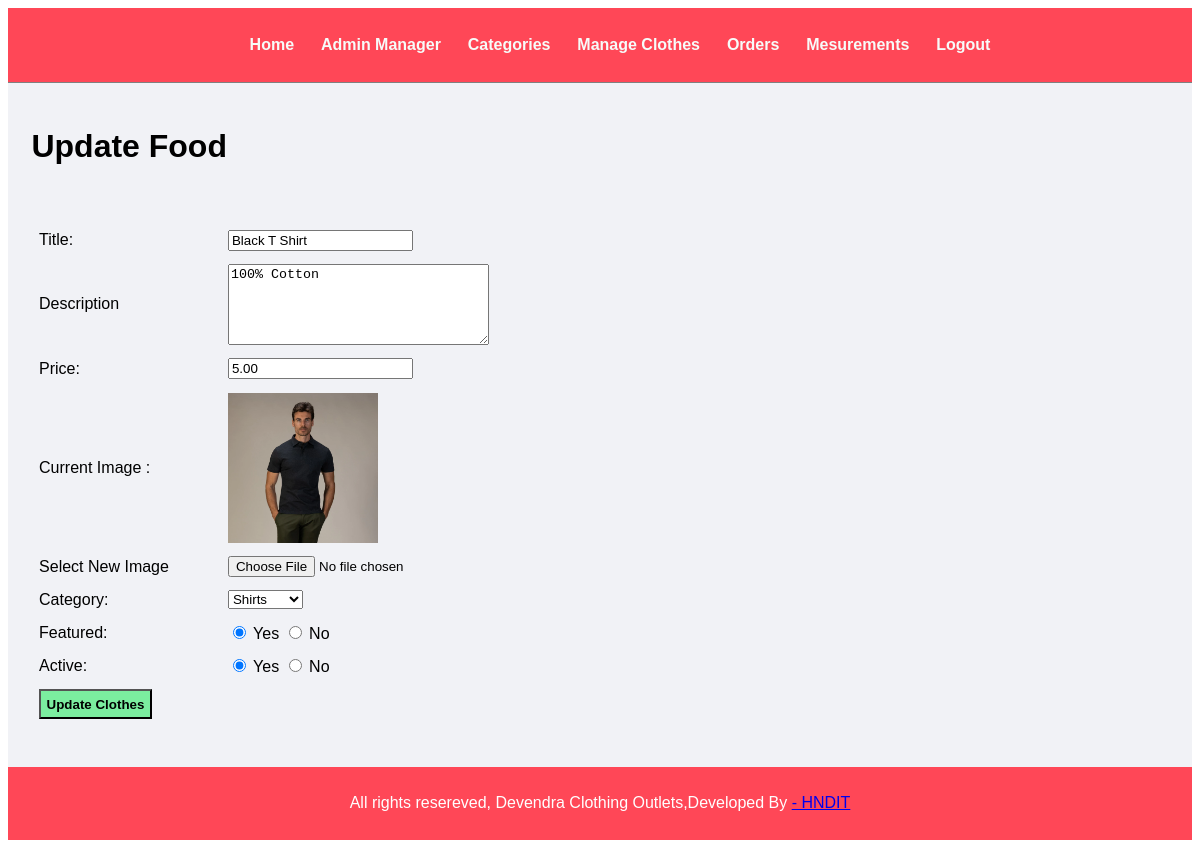
Page /Admin/update_clothes.php?id=25&image_name=Clothes-name-9062.jpg (signed in) on the committed database.
### tables this page shows
CREATE TABLE `tbl_clothes` (
  `id` int(10) UNSIGNED NOT NULL,
  `title` varchar(100) NOT NULL,
  `description` text NOT NULL,
  `price` decimal(10,2) NOT NULL,
  `image_name` varchar(255) NOT NULL,
  `category_id` int(10) UNSIGNED NOT NULL,
  `featured` varchar(10) NOT NULL,
  `active` varchar(10) NOT NULL
);

### Admin/update_clothes.php (the view, shortened to what this page needs)
<?php include('partials/menu.php');?>
<?php
if(isset($_GET['id']))
{
    $id = $_GET['id'];
    $sql2="SELECT * FROM tbl_clothes WHERE id=$id";
    $res2 = mysqli_query($conn, $sql2);
    $row2 = mysqli_fetch_assoc($res2);
    $title = $row2['title'];
    $description =$row2['description'];
    $price=$row2['price'];
    $current_image = $row2['image_name'];
    $current_category = $row2['category_id'];
    $featured = $row2['featured'];
    $active =$row2['active'];
}
else
{
    header('location:'.SITEURL.'Admin/manage_clothes.php');
}
?>
<div class="main-Content">
<div class="wrapper">
<h1>Update Food</h1>
<br/><br>
<form action="" method="POST" enctype="multipart/form-data">
        <table class="tbl-30">
            <tr>
                <td>Title:</td>
                <td>
                    <input type="text" name="title" value="<?php echo $title; ?>" >
                </td>
            </tr>
            <tr>
                <td>Description</td>
                <td>
                    <textarea name="description" cols="30" rows="5"><?php  echo $description;?> </textarea>
                </td>
            </tr>
            <tr>
                <td>Price:</td>
                <td>
                    <input type="number" name="price" value="<?php echo $price?>">
                </td>
            </tr>
            <tr>
                <td>Current Image :</td>
                <td>
                <?php
            if($current_image !="")
            {
                ?>
                <img src="<?php echo SITEURL;?>images/clothes/<?php echo $current_image;?>" width="150px">
                <?php
            }
            else
            {
                echo "<div class='error'>Image Not found.</div>";
            }
            ?>
            </td>
            </tr>
            <tr>
                <td>Select New Image</td>
                <td>
                    <input type="file" name="image">
                </td>
            </tr>
            <tr>
                <td>Category:</td>
                <td>
                    <select name="category">
                        <?php
                        $sql ="SELECT * FROM tbl_category WHERE active='yes'";
                        $res =mysqli_query($conn,$sql);
                        $count = mysqli_num_rows($res);
                        if($count>0)
                        {
                           while($row=mysqli_fetch_assoc($res))
                           {
                            $category_id = $row['id'];
                            $category_title = $row['title'];
                            ?>
                            <option <?php if($current_category ==$category_id){echo "selected";} ?> value="<?php echo $category_id; ?>"> <?php echo $category_title;?></option>
                            <?php
                           }
                        }
                        else
                        {
                            ?>
                         <option value="0">No category Found</option>
                            <?php
                        }
                        ?>
                    </select>
                </td>
            </tr>
            <tr>
                <td>Featured:</td>
                <td>
                <input <?php  if($featured=="Yes"){ echo "Checked";}?> type="radio" name="featured" value="Yes"> Yes
                <input <?php  if($featured=="No"){ echo "Checked";}?> type="radio" name="featured" value="No"> No
                </td>
            </tr>
            <tr>
                <td>Active:</td>
                <td>
                <input <?php  if($active=="Yes"){ echo "Checked";}?> type="radio" name="active" value="Yes"> Yes
                <input  <?php  if($active=="No"){ echo "Checked";}?> type="radio" name="active" value="No"> No
                </td>
            </tr>
            <tr>
                <td colspan="2">
                <input type="submit" name="submit" value="Update Clothes" class="btn-secondary">
                </td>
            </tr>
        </table>
        </form>
</div>
</div>
<?php include('partials/footer.php');?>

### css/Admin.css (style rules this page uses)
.wrapper { padding: 1%; width: auto; margin: 0 auto; }
.tbl-30 { width: 50%; }
table tr td { padding:1%; }
.btn-secondary { background-color: #7bed9f; padding: 1%; color:black; text-decoration: none; font-weight: bold; }
.main-content { width: auto; background-color:#f1f2f6; padding: 1% ; }

### rows in the picture
tbl_clothes: title "Black T Shirt", description "100% Cotton", price "5.00", image_name (picture), featured "☑", active "☑"

### other values in the picture
form field category "Shirts"
